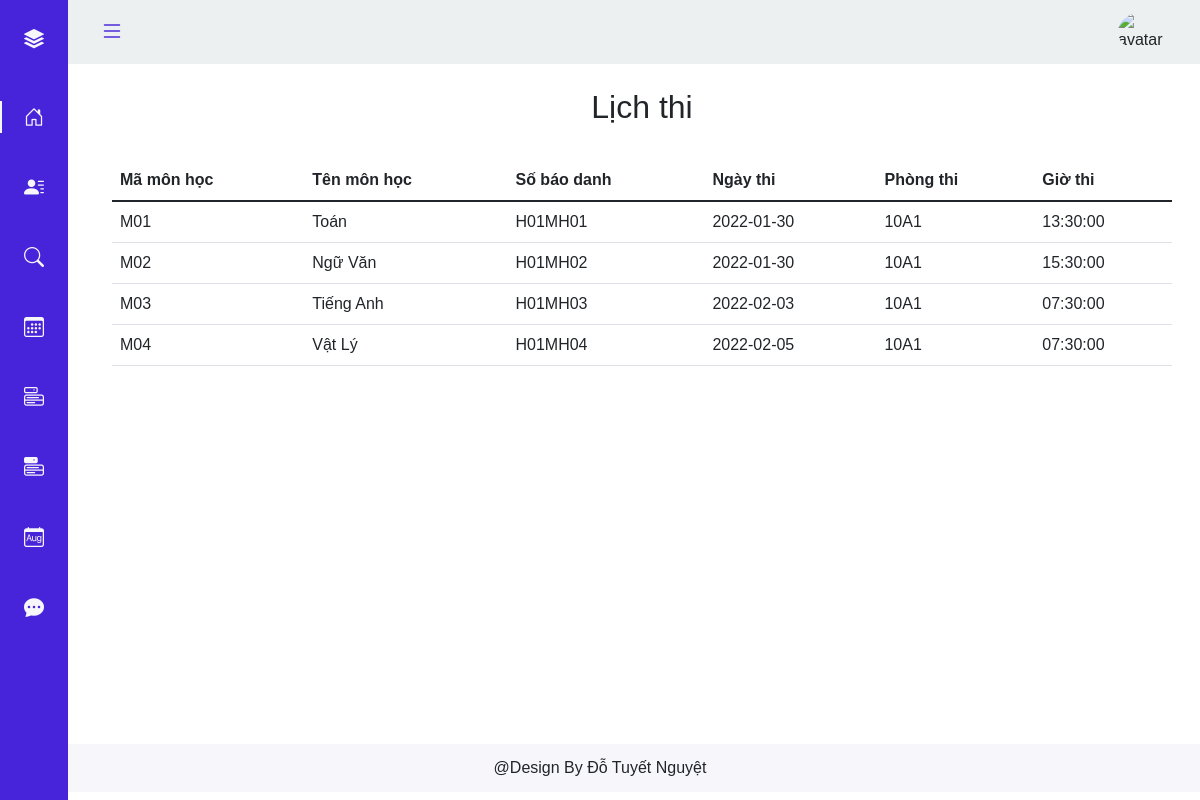
Page /hocsinh/lichthi.php (signed in) on the committed database.
### tables this page shows
CREATE TABLE `thi` (
  `Mahs` char(10) NOT NULL,
  `Mamh` char(10) NOT NULL,
  `Sbd` varchar(20) DEFAULT NULL,
  `Ngaythi` date DEFAULT NULL,
  `Phongthi` varchar(20) DEFAULT NULL,
  `Giothi` time DEFAULT NULL
);

CREATE TABLE `monhoc` (
  `Mamh` char(10) NOT NULL,
  `Tenmh` varchar(50) DEFAULT NULL
);

### hocsinh/lichthi.php (the view, shortened to what this page needs)
<?php include('../partial-font/hearder_hs.php') ?>
<br>
<main>
<div class="container">
        <h2>Lịch thi</h2><br><br><br>
            <table class="table">
                <thead>
                    <tr>
                    <th scope="col">Mã môn học</th>
                    <th scope="col">Tên môn học</th>
                    <th scope="col">Số báo danh</th>
                    <th scope="col">Ngày thi</th>
                    <th scope="col">Phòng thi</th>
                    <th scope="col">Giờ thi</th>
                    </tr>
                </thead>
                <?php
                    include('../sql/connect.php');
                    $id = $_SESSION['id'];
                    $sql = "SELECT * FROM thi, monhoc WHERE Mahs LIKE '%$id%' and thi.Mamh= monhoc.Mamh ORDER BY Ngaythi";
                    $result = mysqli_query($conn, $sql);
                    if(mysqli_num_rows($result) > 0){
                        while($row = mysqli_fetch_assoc($result)){
                 ?>
                                <tr>
                                    <td><?php echo $row['Mamh']; ?></td>
                                    <td><?php echo $row['Tenmh']; ?></td>
                                    <td><?php echo $row['Sbd']; ?></td>
                                    <td><?php echo $row['Ngaythi']; ?></td>
                                    <td><?php echo $row['Phongthi']; ?></td>
                                    <td><?php echo $row['Giothi']; ?></td>
                                </tr>
                <?php
                        }
                    }
                ?>
            </table>
    </div>
</main>
<br>
<?php include('../partial-font/footer_hs.php') ?>

### assets/Css/style.css (style rules this page uses)
:root { --header-height: 3rem; --nav-width: 68px; --first-color: #4723D9; --first-color-light: #AFA5D9; --white-color: #F7F6FB; --body-font: 'Nunito', sans-serif; --normal-font-size: 1rem; --z-fixed: 100 }
body { position: relative; margin: var(--header-height) 0 0 0; padding: 0 1rem; font-family: var(--body-font); font-size: var(--normal-font-size); transition: .5s }
@media screen and (min-width: 768px) { body { margin: calc(var(--header-height) + 1rem) 0 0 0; padding-left: calc(var(--nav-width) + 2rem) } }
.container { display: flex; flex-wrap: wrap; justify-content: center; }

### rows in the picture
thi: Mamh.Mamh "M01", Mamh.Tenmh "Toán", Sbd "H01MH01", Ngaythi "2022-01-30", Phongthi "10A1", Giothi "13:30:00"
thi: Mamh.Mamh "M02", Mamh.Tenmh "Ngữ Văn", Sbd "H01MH02", Ngaythi "2022-01-30", Phongthi "10A1", Giothi "15:30:00"
thi: Mamh.Mamh "M03", Mamh.Tenmh "Tiếng Anh", Sbd "H01MH03", Ngaythi "2022-02-03", Phongthi "10A1", Giothi "07:30:00"
thi: Mamh.Mamh "M04", Mamh.Tenmh "Vật Lý", Sbd "H01MH04", Ngaythi "2022-02-05", Phongthi "10A1", Giothi "07:30:00"
